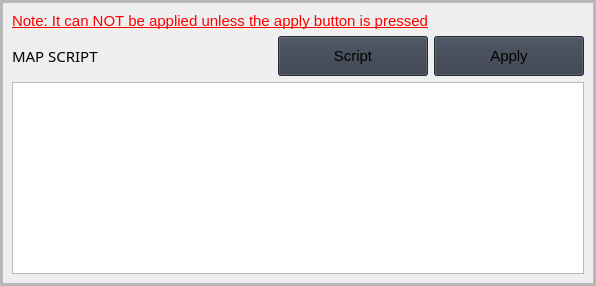
                   <widget class="QFrame" name="row_3">
                    <property name="frameShape">
                     <enum>QFrame::StyledPanel</enum>
                    </property>
                    <property name="frameShadow">
                     <enum>QFrame::Raised</enum>
                    </property>
                    <layout class="QVBoxLayout" name="verticalLayout">
                     <property name="spacing">
                      <number>0</number>
                     </property>
                     <property name="leftMargin">
                      <number>0</number>
                     </property>
                     <property name="topMargin">
                      <number>0</number>
                     </property>
                     <property name="rightMargin">
                      <number>0</number>
                     </property>
                     <property name="bottomMargin">
                      <number>0</number>
                     </property>
                     <item>
                      <widget class="QFrame" name="frame_div_content_2">
                       <property name="frameShape">
                        <enum>QFrame::StyledPanel</enum>
                       </property>
                       <property name="frameShadow">
                        <enum>QFrame::Raised</enum>
                       </property>
                       <layout class="QVBoxLayout" name="verticalLayout_11">
                        <property name="spacing">
                         <number>0</number>
                        </property>
                        <property name="leftMargin">
                         <number>0</number>
                        </property>
                        <property name="topMargin">
                         <number>0</number>
                        </property>
                        <property name="rightMargin">
                         <number>0</number>
                        </property>
                        <property name="bottomMargin">
                         <number>0</number>
                        </property>
                        <item>
                         <widget class="QFrame" name="frame">
                          <property name="frameShape">
                           <enum>QFrame::StyledPanel</enum>
                          </property>
                          <property name="frameShadow">
                           <enum>QFrame::Raised</enum>
                          </property>
                          <layout class="QVBoxLayout" name="verticalLayout_10">
                           <item>
                            <layout class="QGridLayout" name="gridLayout">
                             <item row="0" column="0" colspan="3">
                              <widget class="QLabel" name="label_name_2">
                               <property name="font">
                                <font>
                                 <family>Segoe UI</family>
                                 <pointsize>11</pointsize>
                                 <weight>50</weight>
                                 <italic>false</italic>
                                 <bold>false</bold>
                                 <underline>true</underline>
                                </font>
                               </property>
                               <property name="styleSheet">
                                <string notr="true">color: red;</string>
                               </property>
                               <property name="text">
                                <string>Note: It can NOT be applied unless the apply button is pressed</string>
                               </property>
                              </widget>
                             </item>
                             <item row="1" column="0">
                              <widget class="QLabel" name="label_mapscript">
                               <property name="font">
                                <font>
                                 <family>Segoe UI Semibold</family>
                                 <pointsize>11</pointsize>
                                 <weight>7</weight>
                                 <italic>false</italic>
                                 <bold>false</bold>
                                </font>
                               </property>
                               <property name="styleSheet">
                                <string notr="true"/>
                               </property>
                               <property name="text">
                                <string>MAP SCRIPT</string>
                               </property>
                              </widget>
                             </item>
                             <item row="1" column="1">
                              <spacer name="horizontalSpacer_2">
                               <property name="orientation">
                                <enum>Qt::Horizontal</enum>
                               </property>
                               <property name="sizeHint" stdset="0">
                                <size>
                                 <width>40</width>
                                 <height>20</height>
                                </size>
                               </property>
                              </spacer>
                             </item>
                             <item row="1" column="2">
                              <widget class="QPushButton" name="btn_Script_Folder">
                               <property name="sizePolicy">
                                <sizepolicy hsizetype="Minimum" vsizetype="Preferred">
                                 <horstretch>0</horstretch>
                                 <verstretch>0</verstretch>
                                </sizepolicy>
                               </property>
                               <property name="minimumSize">
                                <size>
                                 <width>150</width>
                                 <height>40</height>
                                </size>
                               </property>
                               <property name="font">
                                <font>
                                 <family>Segoe UI</family>
                                 <pointsize>11</pointsize>
                                 <weight>50</weight>
                                 <italic>false</italic>
                                 <bold>false</bold>
                                </font>
                               </property>
                               <property name="styleSheet">
                                <string notr="true">background-color: rgb(52, 59, 72);</string>
                               </property>
                               <property name="text">
                                <string>Script</string>
                               </property>
                              </widget>
                             </item>
                             <item row="1" column="3">
                              <widget class="QPushButton" name="btn_apply">
                               <property name="sizePolicy">
                                <sizepolicy hsizetype="Minimum" vsizetype="Preferred">
                                 <horstretch>0</horstretch>
                                 <verstretch>0</verstretch>
                                </sizepolicy>
                               </property>
                               <property name="minimumSize">
                                <size>
                                 <width>150</width>
                                 <height>40</height>
                                </size>
                               </property>
                               <property name="font">
                                <font>
                                 <family>Segoe UI</family>
                                 <pointsize>11</pointsize>
                                 <weight>50</weight>
                                 <italic>false</italic>
                                 <bold>false</bold>
                                </font>
                               </property>
                               <property name="styleSheet">
                                <string notr="true">background-color: rgb(52, 59, 72);</string>
                               </property>
                               <property name="text">
                                <string>Apply</string>
                               </property>
                              </widget>
                             </item>
                             <item row="2" column="0" colspan="4">
                              <widget class="QPlainTextEdit" name="pText_map_test">
                               <property name="sizePolicy">
                                <sizepolicy hsizetype="Expanding" vsizetype="Expanding">
                                 <horstretch>0</horstretch>
                                 <verstretch>0</verstretch>
                                </sizepolicy>
                               </property>
                               <property name="font">
                                <font>
                                 <family>Segoe UI</family>
                                 <pointsize>11</pointsize>
                                 <weight>50</weight>
                                 <italic>false</italic>
                                 <bold>false</bold>
                                </font>
                               </property>
                              </widget>
                             </item>
                            </layout>
                           </item>
                          </layout>
                         </widget>
                        </item>
                       </layout>
                      </widget>
                     </item>
                    </layout>
                   </widget>
